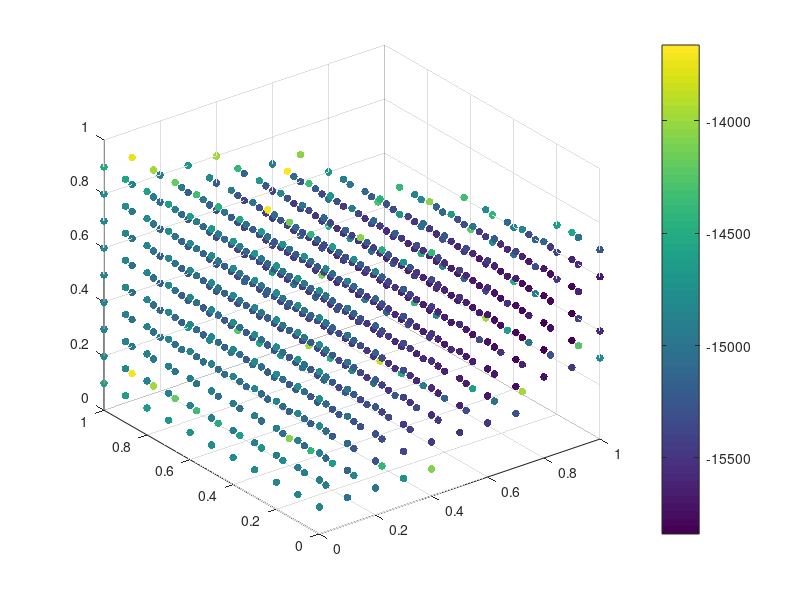
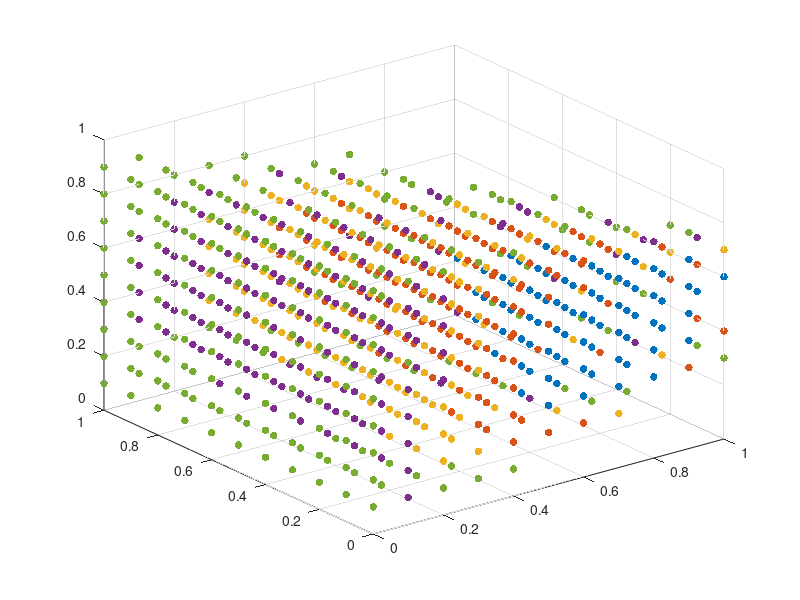

Here is the MATLAB script that generated these plots, in order:
clear;clc;
data = dlmread('info_1606383602.txt');
% [min_value, min_index] = min(data(:,4));
% xbest = data(min_index, 1:3);
% fbest = data(min_index, 4);
valid_index = data(:,4) < 0;
valid_data = data(valid_index, :);

figure(1)
scatter3(valid_data(:,1), valid_data(:,2), valid_data(:,3), 30, valid_data(:,4), 'filled');
colorbar

figure(2)

data_1_index = valid_data(:,4) < -1.56e4;
data_1 = valid_data(data_1_index, :);
scatter3(data_1(:,1), data_1(:,2), data_1(:,3), 30, 'filled', 'r');
hold on

xlim([0 1]);
ylim([0 1]);
zlim([0 1]);

data_2_index = (valid_data(:,4) < -1.54e4) & (valid_data(:,4) > -1.56e4);
data_2 = valid_data(data_2_index, :);
scatter3(data_2(:,1), data_2(:,2), data_2(:,3), 30, 'filled', 'b');
hold on

data_3_index = (valid_data(:,4) < -1.52e4) & (valid_data(:,4) > -1.54e4);
data_3 = valid_data(data_3_index, :);
scatter3(data_3(:,1), data_3(:,2), data_3(:,3), 30, 'filled', 'g');
hold on

data_4_index = (valid_data(:,4) < -1.50e4) & (valid_data(:,4) > -1.52e4);
data_4 = valid_data(data_4_index, :);
scatter3(data_4(:,1), data_4(:,2), data_4(:,3), 30, 'filled');
hold on

data_5_index = valid_data(:,4) > -1.50e4;
data_5 = valid_data(data_5_index, :);
scatter3(data_5(:,1), data_5(:,2), data_5(:,3), 30, 'filled');